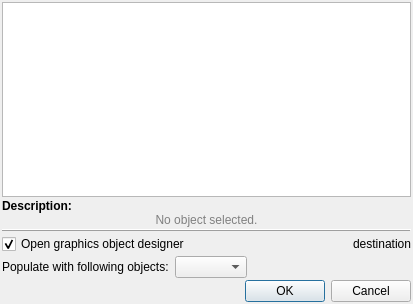
<?xml version="1.0" encoding="UTF-8"?>
<ui version="4.0">
 <class>NewGraphicsObjectWorkPanel</class>
 <widget class="QWidget" name="NewGraphicsObjectWorkPanel">
  <property name="geometry">
   <rect>
    <x>0</x>
    <y>0</y>
    <width>413</width>
    <height>304</height>
   </rect>
  </property>
  <property name="windowTitle">
   <string>New graphics object</string>
  </property>
  <layout class="QVBoxLayout" name="verticalLayout">
   <property name="spacing">
    <number>2</number>
   </property>
   <property name="margin">
    <number>2</number>
   </property>
   <item>
    <widget class="QListView" name="listView">
     <property name="sizePolicy">
      <sizepolicy hsizetype="Preferred" vsizetype="Expanding">
       <horstretch>0</horstretch>
       <verstretch>0</verstretch>
      </sizepolicy>
     </property>
     <property name="focusPolicy">
      <enum>Qt::NoFocus</enum>
     </property>
     <property name="iconSize">
      <size>
       <width>64</width>
       <height>64</height>
      </size>
     </property>
     <property name="resizeMode">
      <enum>QListView::Adjust</enum>
     </property>
     <property name="viewMode">
      <enum>QListView::IconMode</enum>
     </property>
    </widget>
   </item>
   <item>
    <widget class="QLabel" name="descriptionLabel">
     <property name="sizePolicy">
      <sizepolicy hsizetype="Preferred" vsizetype="Minimum">
       <horstretch>0</horstretch>
       <verstretch>0</verstretch>
      </sizepolicy>
     </property>
     <property name="text">
      <string>&lt;!DOCTYPE HTML PUBLIC &quot;-//W3C//DTD HTML 4.0//EN&quot; &quot;http://www.w3.org/TR/REC-html40/strict.dtd&quot;&gt;
&lt;html&gt;&lt;head&gt;&lt;meta name=&quot;qrichtext&quot; content=&quot;1&quot; /&gt;&lt;style type=&quot;text/css&quot;&gt;
p, li { white-space: pre-wrap; }
&lt;/style&gt;&lt;/head&gt;&lt;body style=&quot; font-family:'Ubuntu'; font-size:9pt; font-weight:400; font-style:normal;&quot;&gt;
&lt;table border=&quot;0&quot; style=&quot;-qt-table-type: root; margin-top:4px; margin-bottom:4px; margin-left:4px; margin-right:4px;&quot;&gt;
&lt;tr&gt;
&lt;td style=&quot;border: none;&quot;&gt;
&lt;p style=&quot; margin-top:0px; margin-bottom:0px; margin-left:0px; margin-right:0px; -qt-block-indent:0; text-indent:0px;&quot;&gt;&lt;span style=&quot; font-weight:600; color:#000000;&quot;&gt;Description:&lt;/span&gt;&lt;/p&gt;
&lt;p align=&quot;center&quot; style=&quot; margin-top:0px; margin-bottom:0px; margin-left:0px; margin-right:0px; -qt-block-indent:0; text-indent:0px;&quot;&gt;&lt;span style=&quot; font-family:'Courier New,courier'; color:#808080;&quot;&gt;No object selected.&lt;/span&gt;&lt;/p&gt;&lt;/td&gt;&lt;/tr&gt;&lt;/table&gt;&lt;/body&gt;&lt;/html&gt;</string>
     </property>
     <property name="alignment">
      <set>Qt::AlignLeading|Qt::AlignLeft|Qt::AlignTop</set>
     </property>
    </widget>
   </item>
   <item>
    <widget class="QFrame" name="frame">
     <property name="frameShape">
      <enum>QFrame::HLine</enum>
     </property>
     <property name="frameShadow">
      <enum>QFrame::Raised</enum>
     </property>
    </widget>
   </item>
   <item>
    <layout class="QHBoxLayout" name="horizontalLayout_2">
     <item>
      <widget class="QCheckBox" name="openObjectDesignerCB">
       <property name="text">
        <string>Open graphics object designer</string>
       </property>
       <property name="checked">
        <bool>true</bool>
       </property>
      </widget>
     </item>
     <item>
      <widget class="QLabel" name="mainContainerLA">
       <property name="sizePolicy">
        <sizepolicy hsizetype="Preferred" vsizetype="Fixed">
         <horstretch>0</horstretch>
         <verstretch>0</verstretch>
        </sizepolicy>
       </property>
       <property name="text">
        <string>destination</string>
       </property>
       <property name="alignment">
        <set>Qt::AlignRight|Qt::AlignTrailing|Qt::AlignVCenter</set>
       </property>
      </widget>
     </item>
    </layout>
   </item>
   <item>
    <layout class="QHBoxLayout" name="horizontalLayout">
     <item>
      <widget class="QLabel" name="label">
       <property name="text">
        <string>Populate with following objects:</string>
       </property>
      </widget>
     </item>
     <item>
      <widget class="QComboBox" name="addObjectsCB"/>
     </item>
     <item>
      <spacer name="horizontalSpacer">
       <property name="orientation">
        <enum>Qt::Horizontal</enum>
       </property>
       <property name="sizeHint" stdset="0">
        <size>
         <width>40</width>
         <height>20</height>
        </size>
       </property>
      </spacer>
     </item>
    </layout>
   </item>
   <item>
    <widget class="QDialogButtonBox" name="buttonBox">
     <property name="standardButtons">
      <set>QDialogButtonBox::Cancel|QDialogButtonBox::Ok</set>
     </property>
    </widget>
   </item>
  </layout>
 </widget>
 <layoutdefault spacing="6" margin="9"/>
 <resources/>
 <connections/>
 <designerdata>
  <property name="gridDeltaX">
   <number>18</number>
  </property>
  <property name="gridDeltaY">
   <number>10</number>
  </property>
  <property name="gridSnapX">
   <bool>false</bool>
  </property>
  <property name="gridSnapY">
   <bool>true</bool>
  </property>
  <property name="gridVisible">
   <bool>true</bool>
  </property>
 </designerdata>
</ui>
